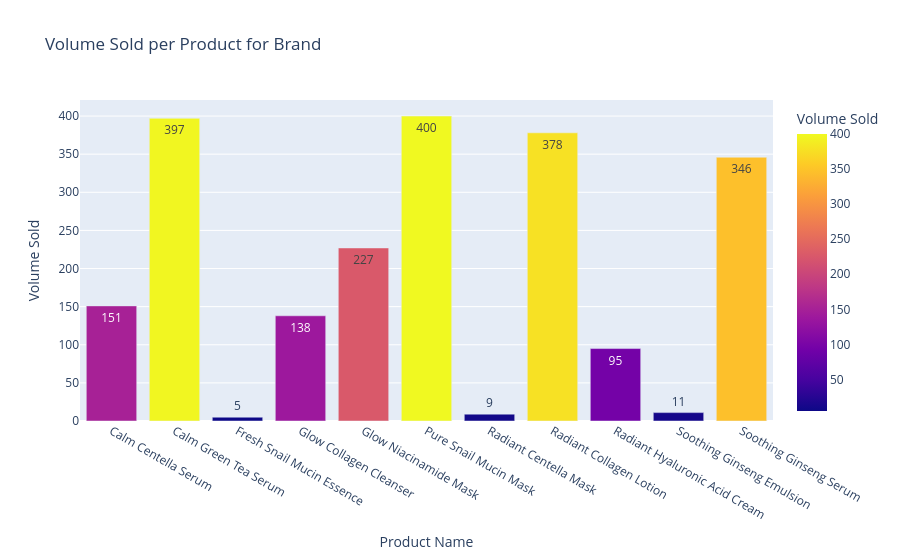

The notebook cell saved with this chart:
### Code cell
product_counts = product_sales('Missha').groupby('Product Name')['Volume Sold Last Month'].sum().reset_index()
product_counts.columns = ['Product Name', 'Volume Sold']

fig = px.bar(
    product_counts,
    x='Product Name',
    y='Volume Sold',
    color='Volume Sold',
    text='Volume Sold',
    title="Volume Sold per Product for Brand"
)

fig.show()

### Figure 1 — Plotly figure (JSON) as saved in the notebook; plotly's stock layout.template omitted (floating-point values rounded to 4 significant figures)
{"data": [{"alignmentgroup": "True", "hovertemplate": "Product Name=%{x}<br>Volume Sold=%{marker.color}<extra></extra>", "legendgroup": "", "marker": {"color": [151, 397, 5, 138, 227, 400, 9, 378, 95, 11, 346], "coloraxis": "coloraxis", "pattern": {"shape": ""}}, "name": "", "offsetgroup": "", "orientation": "v", "showlegend": false, "text": [151, 397, 5, 138, 227, 400, 9, 378, 95, 11, 346], "textposition": "auto", "type": "bar", "x": ["Calm Centella Serum", "Calm Green Tea Serum", "Fresh Snail Mucin Essence", "Glow Collagen Cleanser", "Glow Niacinamide Mask", "Pure Snail Mucin Mask", "Radiant Centella Mask", "Radiant Collagen Lotion", "Radiant Hyaluronic Acid Cream", "Soothing Ginseng Emulsion", "Soothing Ginseng Serum"], "xaxis": "x", "y": [151, 397, 5, 138, 227, 400, 9, 378, 95, 11, 346], "yaxis": "y"}], "layout": {"autosize": true, "barmode": "relative", "coloraxis": {"colorbar": {"title": {"text": "Volume Sold"}}, "colorscale": [[0, "#0d0887"], [0.1111, "#46039f"], [0.2222, "#7201a8"], [0.3333, "#9c179e"], [0.4444, "#bd3786"], [0.5556, "#d8576b"], [0.6667, "#ed7953"], [0.7778, "#fb9f3a"], [0.8889, "#fdca26"], [1, "#f0f921"]]}, "legend": {"tracegroupgap": 0}, "title": {"text": "Volume Sold per Product for Brand"}, "xaxis": {"anchor": "y", "autorange": true, "domain": [0, 1], "range": [-0.5, 10.5], "title": {"text": "Product Name"}, "type": "category"}, "yaxis": {"anchor": "x", "autorange": true, "domain": [0, 1], "range": [0, 421.1], "title": {"text": "Volume Sold"}, "type": "linear"}}}
